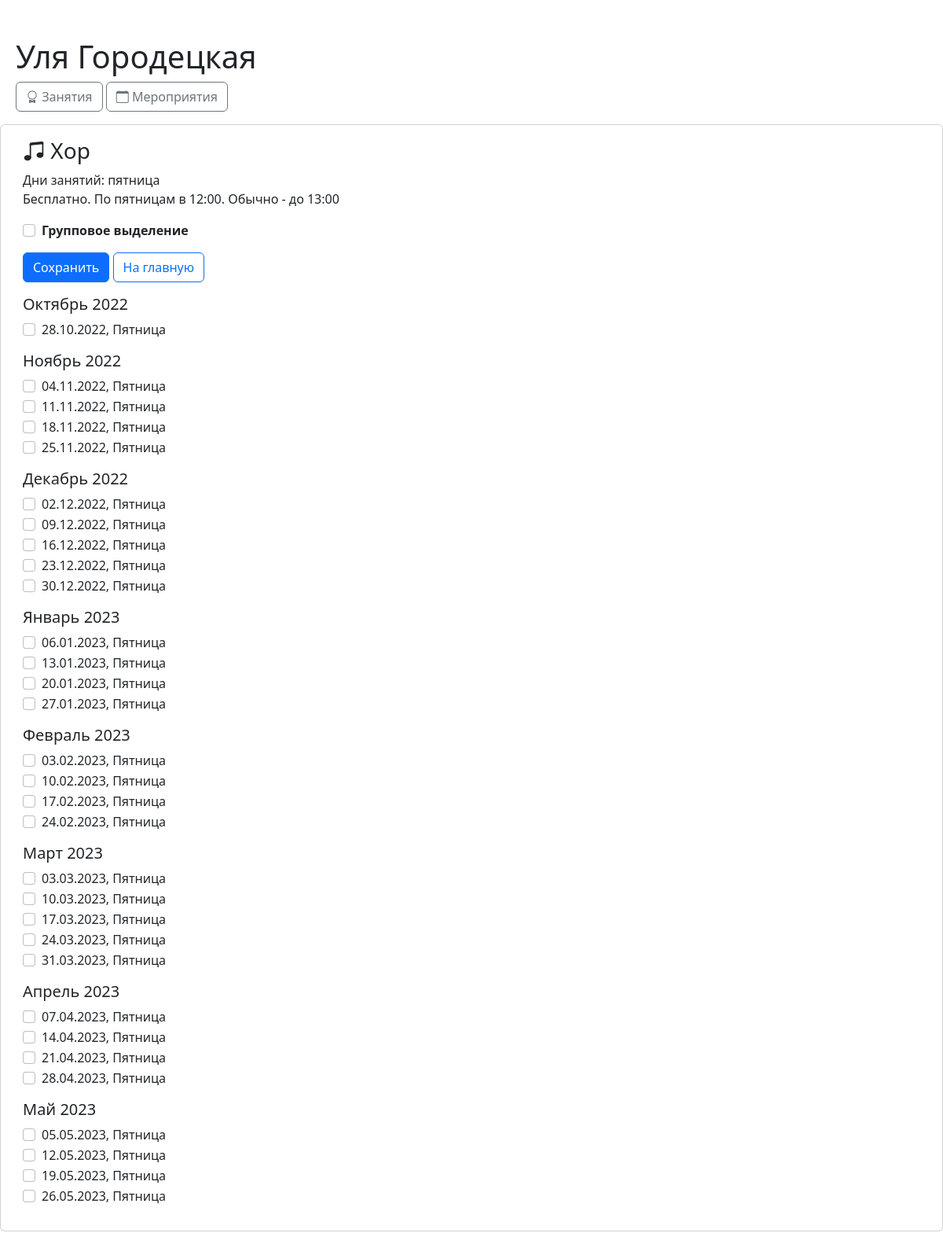
/multi_booking/1 (signed in), run on the app's committed database.
### booking/models.py (models this page shows, shortened)
class Schedule(models.Model):
    lesson = models.ForeignKey(Lesson, verbose_name='Занятие', on_delete=models.CASCADE, related_name='schedules')
    date_begin = models.DateField('Дата начала занятий')
    date_end = models.DateField('Дата завершения занятий')
    week_days = models.CharField('Дни проведения занятий', max_length=7, validators=[validate_schedule_week_days])
    class Meta:
        ordering = ('-date_begin', 'lesson')
        verbose_name = 'Расписание'
        verbose_name_plural = 'Расписания'
        constraints = [
            models.CheckConstraint(check=models.Q(date_begin__lt=models.F('date_end')), name='check_dates'),
        ]
    @property
    def next_lesson_day(self):
        if date.today() >= self.date_begin:
            evaluation_day = date.today()
        else:
            evaluation_day = self.date_begin
        weekday = evaluation_day.weekday()
        next_lesson_day = self.week_days.find('1', weekday + 1)
        next_lesson_delta = next_lesson_day - weekday
        if next_lesson_day == -1:
            next_lesson_day = self.week_days.find('1')
            next_lesson_delta = 7 - weekday + next_lesson_day
        next_lesson_date = evaluation_day + timedelta(days=next_lesson_delta)
        return next_lesson_date
    @property
    def week_schedule(self):
        week_days = [
            'Понедельник',
            'Вторник',
            'Среда',
            'Четверг',
            'Пятница',
            'Суббота',
            'Воскресенье',
        ]
        return ', '.join([item[1].lower() for item in zip(self.week_days, week_days) if int(item[0])])
    @property
    def lesson_days(self):
        lessons = {}
        lesson_day = self.next_lesson_day
        if (self.next_lesson_day - date.today()).days == 1:
            if datetime.now().hour >= settings.DEADLINE_TIME:
                lesson_day += timedelta(days=1)
        week_schedule = [num for num, day in enumerate(self.week_days) if int(day)]
        while lesson_day < self.date_end:
            if lesson_day.weekday() in week_schedule:
                key = lesson_day.replace(year=lesson_day.year, day=1)
                if lessons.get(key):
                    lessons[key].append(lesson_day)
                else:
                    lessons[key] = [lesson_day]
            lesson_day += timedelta(days=1)
        return lessons

class Lesson(models.Model):
    title = models.CharField('Название занятия', max_length=100, unique=True)
    description = models.TextField('Описание', null=True, blank=True)
    bootstrap_icon = models.CharField(
        'Иконка',
        max_length=50,
        default='bi-emoji-smile',
        help_text='https://icons.getbootstrap.com/icons/'
    )
    class Meta:
        ordering = ('title',)
        verbose_name = 'Занятие'
        verbose_name_plural = 'Занятия'

### booking/views.py (the view, shortened to what this page needs)
# urls.py: path('multi_booking/<int:lesson_id>', views.multi_booking, name="multi_booking"),
@login_required
def multi_booking(request, lesson_id):
    lesson = Schedule.objects.get(pk=lesson_id)
    booked = Booking.objects.filter(
        lesson=lesson_id,
        student=request.user,
        date__gte=date.today(),
    ).values_list('date', flat=True)
    template = 'booking/multi_booking.html'
    context = {
        'lesson': lesson,
        'booked': booked,
    }
    return render(request, template, context)

### booking/templates/booking/multi_booking.html (shortened to what this page needs)
{% extends 'base.html' %}
{% block h1 %}
    {{ user.get_full_name }}
{% endblock %}
{% block content %}
<div class="card mb-3">
  <div class="card-body">
    <h3 class="card-title">
        <i class="bi {{ lesson.lesson.bootstrap_icon }}"></i>
        {{ lesson.lesson.title }}
    </h3>
    <p class="card-text">
        Дни занятий: {{ lesson.week_schedule }}<br />
        {{ lesson.lesson.description }}</p>
<div class="form-check mb-3">
  <input class="form-check-input" type="checkbox" value="" id="select_all" name="select_all" autocomplete="off" onclick="eventCheckBox()">
  <label class="form-check-label" for="select_all">
      <b>Групповое выделение</b>
  </label>
</div>
{% if lesson.lesson_days %}
      <form method="post" action="{% url 'booking:multi_booking' lesson.id %}">
    <button type="submit" class="btn btn-primary mb-3">Сохранить</button>
          <a href="{% url 'booking:cabinet' %}" class="btn btn-outline-primary mb-3">На главную</a>
{% for month, lessons in lesson.lesson_days.items %}
          <div class="mb-3">
          <h5>{{ month|date:"F Y" }}</h5>
          {% for lesson_date in lessons %}
<div class="form-check">
  <input class="form-check-input checkbox" type="checkbox" value='{{ lesson_date|date:"Y-m-d" }}' name='lesson_date' id='{{ lesson_date|date:"Y-m-d" }}' {% if lesson_date in booked %}checked{% endif %}>
  <label class="form-check-label" for='{{ lesson_date|date:"Y-m-d" }}'>
      {{lesson_date|date:"d.m.Y, l"}}
  </label>
</div>
{% endfor %}
              </div>
{% endfor %}
      </form>
{% endif %}
  </div>
</div>
{% endblock %}

### data on the page
Schedule: lesson "Хор", week_schedule "пятница", lesson.description "Бесплатно. По пятницам в 12:00. Обычно - до 13:00"

### other printed values
{{ user.get_full_name }} "Уля Городецкая"
{{ month|date:"F Y" }} "Октябрь 2022" "Ноябрь 2022" "Декабрь 2022" "Январь 2023" "Февраль 2023" "Март 2023" "Апрель 2023" "Май 2023"
{{ lesson_date|date:"d.m.Y, l" }} "28.10.2022, Пятница" "04.11.2022, Пятница" "11.11.2022, Пятница" "18.11.2022, Пятница" "25.11.2022, Пятница" "02.12.2022, Пятница" "09.12.2022, Пятница" "16.12.2022, Пятница" "23.12.2022, Пятница" "30.12.2022, Пятница" "06.01.2023, Пятница" "13.01.2023, Пятница" "20.01.2023, Пятница" "27.01.2023, Пятница" "03.02.2023, Пятница" "10.02.2023, Пятница" "17.02.2023, Пятница" "24.02.2023, Пятница" "03.03.2023, Пятница" "10.03.2023, Пятница" "17.03.2023, Пятница" "24.03.2023, Пятница" "31.03.2023, Пятница" "07.04.2023, Пятница" "14.04.2023, Пятница" "21.04.2023, Пятница" "28.04.2023, Пятница" "05.05.2023, Пятница" "12.05.2023, Пятница" "19.05.2023, Пятница" "26.05.2023, Пятница"
